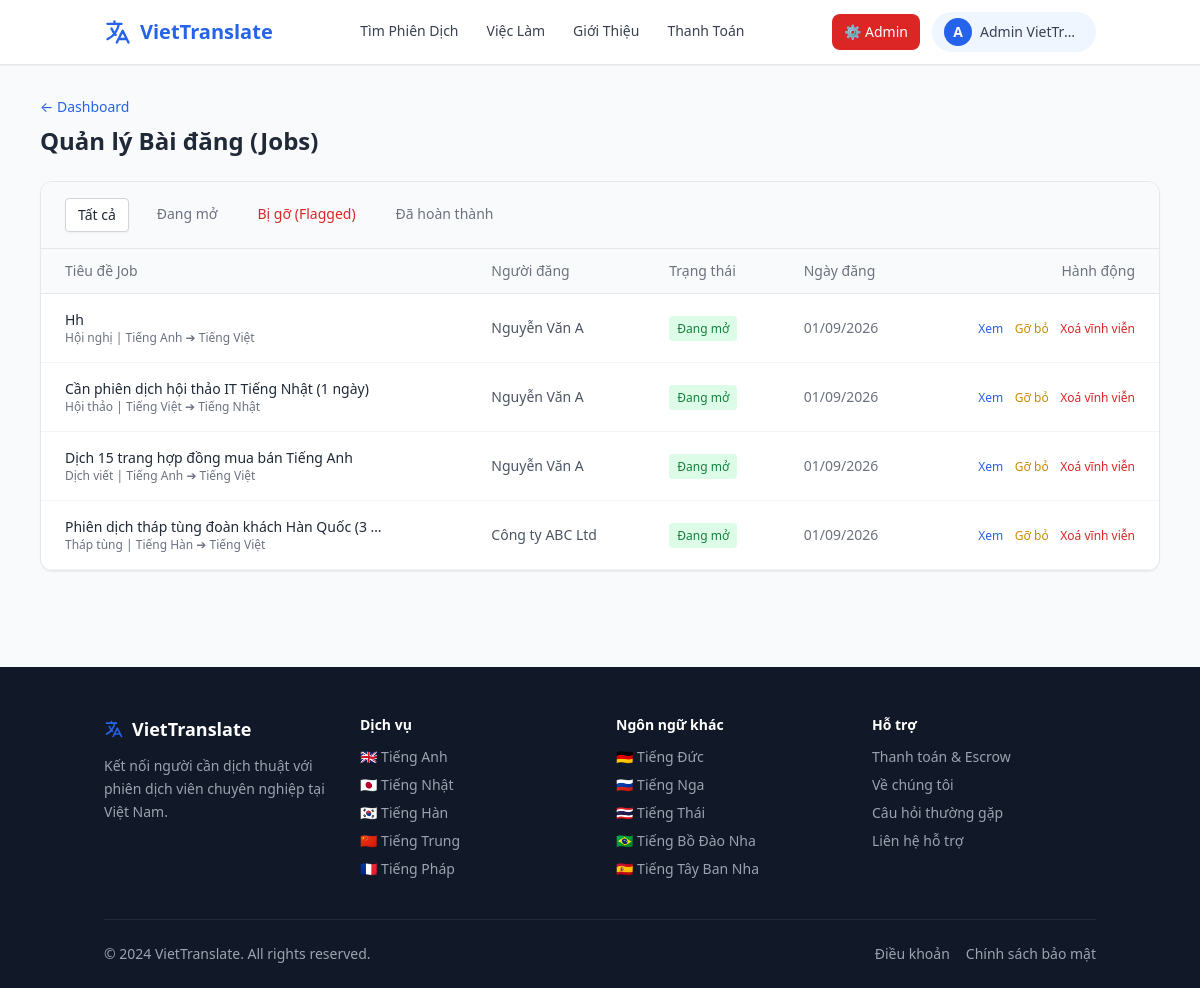
Screenshot of /admin/jobs (signed in) with the database file from the repository.
### models.py (models this page shows)
class User(db.Model):
    id = db.Column(db.Integer, primary_key=True)
    name = db.Column(db.String(100), nullable=False)
    email = db.Column(db.String(120), unique=True, nullable=False)
    password_hash = db.Column(db.String(256), nullable=False)
    phone = db.Column(db.String(20))
    role = db.Column(db.String(20), nullable=False)  # 'hirer', 'translator', 'admin'
    is_admin = db.Column(db.Boolean, default=False)
    is_active = db.Column(db.Boolean, default=True)
    created_at = db.Column(db.DateTime, default=datetime.utcnow)
    profile = db.relationship('TranslatorProfile', backref='user', uselist=False)
    jobs_posted = db.relationship('Job', backref='hirer', lazy=True)
    proposals = db.relationship('Proposal', backref='translator', lazy=True)
    messages_sent = db.relationship('Message', foreign_keys='Message.sender_id', backref='sender', lazy=True)
    direct_messages_sent = db.relationship('DirectMessage', foreign_keys='DirectMessage.sender_id', backref='sender', lazy=True)

class Job(db.Model):
    id = db.Column(db.Integer, primary_key=True)
    hirer_id = db.Column(db.Integer, db.ForeignKey('user.id'), nullable=False)
    title = db.Column(db.String(200), nullable=False)
    description = db.Column(db.Text, nullable=False)
    category = db.Column(db.String(100))
    source_lang = db.Column(db.String(50))
    target_lang = db.Column(db.String(50))
    budget_type = db.Column(db.String(20))
    budget_min = db.Column(db.Integer)
    budget_max = db.Column(db.Integer)
    event_date = db.Column(db.String(100))          # Ngày diễn ra sự kiện / cần dịch
    event_time_start = db.Column(db.String(10))  # Giờ bắt đầu VD: "08:00"
    event_time_end = db.Column(db.String(10))    # Giờ kết thúc VD: "17:00"
    event_location = db.Column(db.String(200))   # Địa điểm hoặc "Online"
    deadline = db.Column(db.Date)            # Hạn nộp hồ sơ đề xuất
    status = db.Column(db.String(20), default='open')
    is_flagged = db.Column(db.Boolean, default=False)  # Admin flag
    created_at = db.Column(db.DateTime, default=datetime.utcnow)
    proposals = db.relationship('Proposal', backref='job', lazy=True)
    contract = db.relationship('Contract', backref='job', uselist=False)

### app.py (the view)
@app.route('/admin/jobs')
@admin_required
def admin_jobs():
    status_filter = request.args.get('status', 'all')
    query = Job.query
    if status_filter == 'flagged':
        query = query.filter_by(is_flagged=True)
    elif status_filter == 'open':
        query = query.filter_by(status='open', is_flagged=False)
    elif status_filter == 'completed':
        query = query.filter_by(status='completed')
    jobs = query.order_by(Job.created_at.desc()).all()
    return render_template('admin_jobs.html', jobs=jobs, status_filter=status_filter)

### app.py (called while the page is built)
def admin_required(f):
    @wraps(f)
    def decorated(*args, **kwargs):
        if 'user_id' not in session:
            return redirect(url_for('login'))
        user = User.query.get(session['user_id'])
        if not user or not user.is_admin:
            flash('Bạn không có quyền truy cập trang này.', 'error')
            return redirect(url_for('index'))
        return f(*args, **kwargs)
    return decorated

@app.context_processor
def inject_globals():
    user = None
    if 'user_id' in session:
        user = User.query.get(session['user_id'])
    return dict(current_user=user, LANGUAGES=LANGUAGES)

### templates/admin_jobs.html
{% extends "base.html" %}
{% block content %}
<div class="bg-gray-50 flex-grow py-8">
    <div class="container mx-auto px-4 max-w-6xl">
        <div class="mb-6">
            <a href="{{ url_for('admin_dashboard') }}" class="text-sm text-blue-600 hover:underline flex items-center gap-1 mb-2">&larr; Dashboard</a>
            <h1 class="text-2xl font-bold text-gray-800">Quản lý Bài đăng (Jobs)</h1>
        </div>
        <div class="bg-white rounded-xl shadow-sm border border-gray-200 overflow-hidden">
            <div class="bg-gray-50 border-b border-gray-200 px-6 py-4 flex gap-4">
                <a href="?status=all" class="px-3 py-1.5 rounded text-sm font-medium {% if status_filter == 'all' %}bg-white border border-gray-300 shadow-sm text-gray-800{% else %}text-gray-500 hover:text-gray-800{% endif %}">Tất cả</a>
                <a href="?status=open" class="px-3 py-1.5 rounded text-sm font-medium {% if status_filter == 'open' %}bg-white border border-gray-300 shadow-sm text-gray-800{% else %}text-gray-500 hover:text-gray-800{% endif %}">Đang mở</a>
                <a href="?status=flagged" class="px-3 py-1.5 rounded text-sm font-medium text-red-600 {% if status_filter == 'flagged' %}bg-red-50 border border-red-200{% else %}hover:bg-red-50{% endif %}">Bị gỡ (Flagged)</a>
                <a href="?status=completed" class="px-3 py-1.5 rounded text-sm font-medium {% if status_filter == 'completed' %}bg-white border border-gray-300 shadow-sm text-gray-800{% else %}text-gray-500 hover:text-gray-800{% endif %}">Đã hoàn thành</a>
            </div>
            <div class="overflow-x-auto">
                <table class="w-full text-left border-collapse">
                    <thead>
                        <tr class="bg-gray-50 border-b border-gray-200 text-sm text-gray-500">
                            <th class="px-6 py-3 font-medium">Tiêu đề Job</th>
                            <th class="px-6 py-3 font-medium">Người đăng</th>
                            <th class="px-6 py-3 font-medium">Trạng thái</th>
                            <th class="px-6 py-3 font-medium">Ngày đăng</th>
                            <th class="px-6 py-3 font-medium text-right">Hành động</th>
                        </tr>
                    </thead>
                    <tbody class="text-sm">
                        {% for job in jobs %}
                        <tr class="border-b border-gray-100 hover:bg-gray-50 {% if job.is_flagged %}bg-red-50/30{% endif %}">
                            <td class="px-6 py-4">
                                <div class="font-medium text-gray-800 max-w-xs truncate" title="{{ job.title }}">{{ job.title }}</div>
                                <div class="text-xs text-gray-500">{{ job.category }} | {{ job.source_lang }} ➔ {{ job.target_lang }}</div>
                            </td>
                            <td class="px-6 py-4 text-gray-600">{{ job.hirer.name }}</td>
                            <td class="px-6 py-4">
                                {% if job.is_flagged %}
                                <span class="px-2 py-1 bg-red-100 text-red-700 rounded text-xs font-medium">Bị gỡ</span>
                                {% elif job.status == 'open' %}
                                <span class="px-2 py-1 bg-green-100 text-green-700 rounded text-xs font-medium">Đang mở</span>
                                {% elif job.status == 'contracted' %}
                                <span class="px-2 py-1 bg-blue-100 text-blue-700 rounded text-xs font-medium">Đã ký HĐ</span>
                                {% elif job.status == 'completed' %}
                                <span class="px-2 py-1 bg-gray-100 text-gray-600 rounded text-xs font-medium">Hoàn thành</span>
                                {% endif %}
                            </td>
                            <td class="px-6 py-4 text-gray-500">{{ job.created_at.strftime('%d/%m/%Y') }}</td>
                            <td class="px-6 py-4 text-right space-x-2">
                                <a href="{{ url_for('job_detail', job_id=job.id) }}" target="_blank" class="text-blue-600 hover:underline text-xs">Xem</a>
                                <form method="POST" action="{{ url_for('admin_flag_job', job_id=job.id) }}" class="inline">
                                    {% if job.is_flagged %}
                                    <button type="submit" class="text-green-600 hover:underline text-xs">Khôi phục</button>
                                    {% else %}
                                    <button type="submit" class="text-yellow-600 hover:underline text-xs" onclick="return confirm('Gỡ bỏ bài đăng này khỏi danh sách công khai?');">Gỡ bỏ</button>
                                    {% endif %}
                                </form>
                                <form method="POST" action="{{ url_for('admin_delete_job', job_id=job.id) }}" class="inline">
                                    <button type="submit" class="text-red-600 hover:underline text-xs" onclick="return confirm('CẢNH BÁO: Xoá vĩnh viễn bài đăng này khỏi cơ sở dữ liệu?');">Xoá vĩnh viễn</button>
                                </form>
                            </td>
                        </tr>
                        {% else %}
                        <tr>
                            <td colspan="5" class="px-6 py-8 text-center text-gray-500">Không có dữ liệu bài đăng.</td>
                        </tr>
                        {% endfor %}
                    </tbody>
                </table>
            </div>
        </div>
    </div>
</div>
{% endblock %}

### templates/base.html (shortened to what this page needs)
<!DOCTYPE html>
<html lang="vi">
<head>
    <script src="https://cdn.tailwindcss.com"></script>
</head>
<body class="bg-gray-50 flex flex-col min-h-screen text-gray-800">
<header class="sticky top-0 z-50 bg-white/95 backdrop-blur border-b border-gray-200 shadow-sm">
    <div class="container mx-auto px-4 py-3">
        <div class="flex justify-between items-center">
            <a href="{{ url_for('index') }}" class="flex items-center gap-2 text-xl font-bold text-primary">
                <svg class="w-7 h-7" fill="none" stroke="currentColor" viewBox="0 0 24 24">
                    <path stroke-linecap="round" stroke-linejoin="round" stroke-width="2" d="M3 5h12M9 3v2m1.048 9.5A18.022 18.022 0 016.412 9m6.088 9h7M11 21l5-10 5 10M12.751 5C11.783 10.77 8.07 15.61 3 18.129"/>
                </svg>
                VietTranslate
            </a>
            <nav class="hidden md:flex items-center gap-7 font-medium text-sm text-gray-700">
                <a href="{{ url_for('translator_list') }}" class="nav-link hover:text-primary">Tìm Phiên Dịch</a>
                <a href="{{ url_for('job_list') }}" class="nav-link hover:text-primary">Việc Làm</a>
                <a href="{{ url_for('about') }}" class="nav-link hover:text-primary">Giới Thiệu</a>
                <a href="{{ url_for('payment_info') }}" class="nav-link hover:text-primary">Thanh Toán</a>
            </nav>
            <div class="flex items-center gap-3">
                {% if current_user %}
                    {% if current_user.is_admin %}
                    <a href="{{ url_for('admin_dashboard') }}" class="hidden md:inline-flex items-center gap-1 bg-red-600 text-white text-sm font-medium px-3 py-2 rounded-lg hover:bg-red-700 transition">
                        ⚙️ Admin
                    </a>
                    {% endif %}
                    <div class="relative group">
                        <button class="flex items-center gap-2 bg-blue-50 hover:bg-blue-100 transition rounded-full pl-3 pr-4 py-1.5">
                            <div class="w-7 h-7 rounded-full bg-primary flex items-center justify-center text-white text-sm font-bold">
                                {{ current_user.name[0] | upper }}
                            </div>
                            <span class="hidden md:block text-sm font-medium text-gray-700 max-w-[100px] truncate">{{ current_user.name }}</span>
                        </button>
                    </div>
                {% else %}
                    <a href="{{ url_for('login') }}" class="text-sm font-medium text-gray-700 hover:text-primary">Đăng Nhập</a>
                    <a href="{{ url_for('register') }}" class="bg-primary text-white text-sm font-medium px-4 py-2 rounded-lg hover:bg-blue-700 transition">Đăng Ký</a>
                {% endif %}
            </div>
        </div>
    </div>
</header>
<main class="flex-grow">{% block content %}{% endblock %}</main>
<footer class="bg-gray-900 text-gray-400 pt-12 pb-6 mt-16">
    <div class="container mx-auto px-4">
        <div class="grid grid-cols-2 md:grid-cols-4 gap-8 mb-10">
            <div class="col-span-2 md:col-span-1">
                <div class="text-white font-bold text-lg mb-3 flex items-center gap-2">
                    <svg class="w-5 h-5 text-primary" fill="none" stroke="currentColor" viewBox="0 0 24 24">
                        <path stroke-linecap="round" stroke-linejoin="round" stroke-width="2" d="M3 5h12M9 3v2m1.048 9.5A18.022 18.022 0 016.412 9m6.088 9h7M11 21l5-10 5 10M12.751 5C11.783 10.77 8.07 15.61 3 18.129"/>
                    </svg>
                    VietTranslate
                </div>
                <p class="text-sm leading-relaxed">Kết nối người cần dịch thuật với phiên dịch viên chuyên nghiệp tại Việt Nam.</p>
            </div>
            <div>
                <h4 class="text-white font-semibold mb-3 text-sm">Dịch vụ</h4>
                <ul class="space-y-2 text-sm">
                    {% for lang, flag, cert in LANGUAGES[:5] %}
                    <li><a href="{{ url_for('translator_list', lang=lang) }}" class="hover:text-white transition">{{ flag }} {{ lang }}</a></li>
                    {% endfor %}
                </ul>
            </div>
            <div>
                <h4 class="text-white font-semibold mb-3 text-sm">Ngôn ngữ khác</h4>
                <ul class="space-y-2 text-sm">
                    {% for lang, flag, cert in LANGUAGES[5:] %}
                    <li><a href="{{ url_for('translator_list', lang=lang) }}" class="hover:text-white transition">{{ flag }} {{ lang }}</a></li>
                    {% endfor %}
                </ul>
            </div>
            <div>
                <h4 class="text-white font-semibold mb-3 text-sm">Hỗ trợ</h4>
                <ul class="space-y-2 text-sm">
                    <li><a href="{{ url_for('payment_info') }}" class="hover:text-white transition">Thanh toán & Escrow</a></li>
                    <li><a href="{{ url_for('about') }}" class="hover:text-white transition">Về chúng tôi</a></li>
                    <li><a href="#" class="hover:text-white transition">Câu hỏi thường gặp</a></li>
                    <li><a href="mailto:support@viettranslate.vn" class="hover:text-white transition">Liên hệ hỗ trợ</a></li>
                </ul>
            </div>
        </div>
        <div class="border-t border-gray-800 pt-6 flex flex-col md:flex-row justify-between items-center gap-3 text-sm">
            <p>&copy; 2024 VietTranslate. All rights reserved.</p>
            <div class="flex gap-4">
                <a href="#" class="hover:text-white">Điều khoản</a>
                <a href="#" class="hover:text-white">Chính sách bảo mật</a>
            </div>
        </div>
    </div>
</footer>
</body>
</html>

### templates/base.html (style rules this page uses)
body { font-family:'Segoe UI',system-ui,-apple-system,sans-serif }
.nav-link { position:relative;padding-bottom:2px }
.nav-link::after { content:'';position:absolute;bottom:0;left:0;width:0;height:2px;background:#2563eb;transition:width .2s }

### rows the page displays
User: name "A", name "Admin VietTr…"
Job: title "Hh", category "Hội nghị", source_lang "Tiếng Anh", target_lang "Tiếng Việt", hirer.name "Nguyễn Văn A", is_flagged "Đang mở", created_at "01/09/2026"
Job: title "Cần phiên dịch hội thảo IT Tiếng Nhật (1 ngày)", category "Hội thảo", source_lang "Tiếng Việt", target_lang "Tiếng Nhật", hirer.name "Nguyễn Văn A", is_flagged "Đang mở", created_at "01/09/2026"
Job: title "Dịch 15 trang hợp đồng mua bán Tiếng Anh", category "Dịch viết", source_lang "Tiếng Anh", target_lang "Tiếng Việt", hirer.name "Nguyễn Văn A", is_flagged "Đang mở", created_at "01/09/2026"
Job: title "Phiên dịch tháp tùng đoàn khách Hàn Quốc (3…", category "Tháp tùng", source_lang "Tiếng Hàn", target_lang "Tiếng Việt", hirer.name "Công ty ABC Ltd", is_flagged "Đang mở", created_at "01/09/2026"

### other values shown
{{ flag }} "🇬🇧" "🇯🇵" "🇰🇷" "🇨🇳" "🇫🇷"
{{ lang }} "Tiếng Anh" "Tiếng Nhật" "Tiếng Hàn" "Tiếng Trung" "Tiếng Pháp"
{{ flag }} "🇩🇪" "🇷🇺" "🇹🇭" "🇧🇷" "🇪🇸"
{{ lang }} "Tiếng Đức" "Tiếng Nga" "Tiếng Thái" "Tiếng Bồ Đào Nha" "Tiếng Tây Ban Nha"
